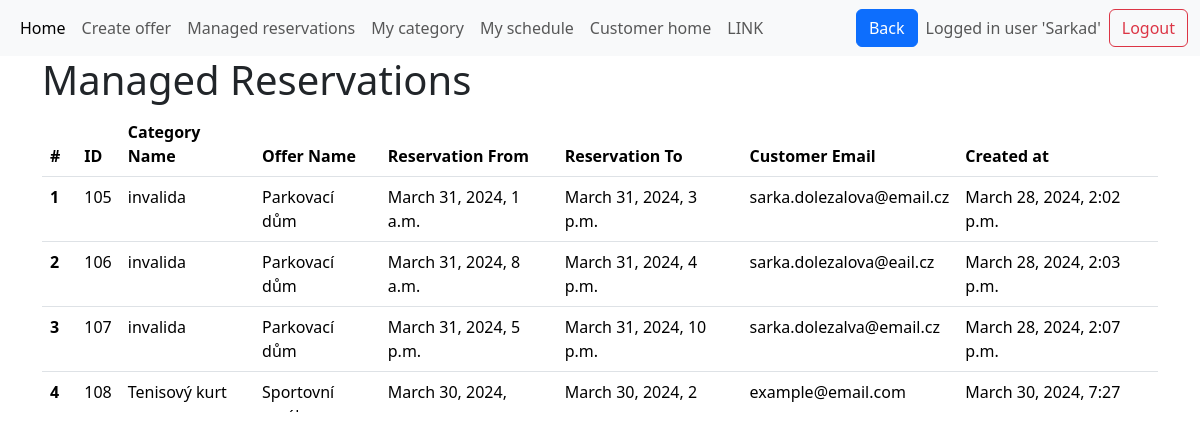
/managed_reservations (signed in), run on the app's committed database.
### base/models.py (models this page shows, shortened)
class Reservation(models.Model):
    reservation_from = models.DateTimeField(help_text="Start time/date of the reservation")
    reservation_to = models.DateTimeField(null=True, blank=True, help_text="End time/date of the reservation")
    submission_time = models.DateTimeField(default=timezone.now, help_text="When the reservation was submitted")
    confirmed_by_manager = models.CharField(
        max_length=1,
        choices=[("A", "Confirmed"), ("N", "Not Confirmed")],
        null=True,
        blank=True,
        help_text="Whether the reservation is confirmed by a manager"
    )
    customer_email = models.EmailField()
    customer_name = models.CharField(max_length=100)
    verification_token = models.CharField(max_length=64)  # Assuming you're using a hex token
    belongs_to_category = models.ForeignKey(Category, on_delete=models.CASCADE, related_name='reservations', help_text="The category of the unit being reserved")
    status = models.CharField(
        max_length=20,
        choices=[
            ("pending", "Pending"),
            ("confirmed", "Confirmed"),
            ("cancelled", "Cancelled"),
            ("completed", "Completed"),
        ],
        default="pending",
        help_text="The current status of the reservation"
    )
    class Meta:
        ordering = ['-submission_time'] # Reservations ordered in ascending order (earliest first)

class Category(models.Model):
    category_name = models.CharField(max_length=50)
    category_description = models.CharField(max_length=1000, null=True, blank=True)
    category_capacity = models.IntegerField(default=1,help_text="How many reservations at one time are possible? e.g.seminar = 20 or parkplace = 1")
    max_simultneous_reservations = models.IntegerField(default=1)
    additional_time = models.DurationField(null=True, blank=True)
    count_of_units = models.IntegerField(default=1,help_text="How many units are there in this category? e.g. 5 parkplaces for disabled people")
    created_at = models.DateTimeField(default=timezone.now)
    unit_names = models.JSONField(default=list) # list of unit names
    opening_time = models.TimeField(default=datetime.time(0, 0))
    closing_time = models.TimeField(default=datetime.time(23, 59,59)) #TODO 24:00 and default values 9:23-9:23
    belongs_to_offer = models.ForeignKey(Offer, on_delete=models.CASCADE)
    category_pricing = models.ForeignKey(Pricing, on_delete=models.CASCADE, null=True)

class Offer(models.Model):
    offer_name = models.CharField(max_length=50)
    available_from = models.DateField(null=True, blank=True)
    available_to = models.DateField(null=True, blank=True)
    created_at = models.DateTimeField(default=timezone.now)
    manager_of_this_offer = models.ForeignKey(
        User, on_delete=models.CASCADE, null=True, blank=True
    )
    class Meta:
        unique_together = (
            "offer_name",
            "manager_of_this_offer",
        )  # there cannot be two same named offers managed by the same user

### base/views.py (the view)
# urls.py: path('managed_reservations',views.managed_reservations, name='managed_reservations' ),
@login_required
def managed_reservations(request):
    categories = Category.objects.filter(
        belongs_to_offer__manager_of_this_offer=request.user
    )
    reservations = (
        Reservation.objects.filter(belongs_to_category__in=categories)
        .select_related("belongs_to_category", "belongs_to_category__belongs_to_offer")
        .order_by(
            "belongs_to_category__belongs_to_offer__offer_name", "reservation_from"
        )
    )
    return render(
        request,
        "managed_reservations.html",
        {
            "reservations": reservations,
        },
    )

### templates/managed_reservations.html (shortened to what this page needs)
{% extends 'main.html' %}
{% load crispy_forms_tags %}
{% load static %}
{% block content %}
<div class="container-md">
    <h1>Managed Reservations</h1>
    {% if reservations %}
    <div class="table-responsive" style="max-height: 300px; overflow-y: auto;">
        <table class="table table-hover">
            <thead>
                <tr>
                    <th scope="col">#</th>
                    <th scope="col">ID</th>
                    <th scope="col">Category Name</th>
                    <th scope="col">Offer Name</th>
                    <th scope="col">Reservation From</th>
                    <th scope="col">Reservation To</th>
                    <th scope="col">Customer Email</th>
                    <th scope="col">Created at</th>
                </tr>
            </thead>
            <tbody>
                {% for reservation in reservations %}
                <tr data-token="{{ reservation.verification_token }}" class="clickable-row">
                    <th scope="row">{{ forloop.counter }}</th>
                    <td>{{ reservation.id }}</td>
                    <td>{{ reservation.belongs_to_category.category_name }}</td>
                    <td>{{ reservation.belongs_to_category.belongs_to_offer.offer_name }}</td>
                    <td>{{ reservation.reservation_from }}</td>
                    <td>{{ reservation.reservation_to }}</td>
                    <td>{{ reservation.customer_email }}</td>
                    <td>{{ reservation.submission_time}}</td>
                </tr>
                {% endfor %}
            </tbody>
        </table>
        {% else %}
        <p>No reservations found.</p>
    </div>
    {% endif %}
</div>
<link rel="stylesheet" href="{% static 'base/css/style.css' %}" type="text/css">
{% endblock %}

### templates/navbar.html (shortened to what this page needs)
<nav class="navbar navbar-expand-lg bg-body-tertiary">
  <div class="container-fluid">
    <div class="collapse navbar-collapse" id="navbarSupportedContent">
      <ul class="navbar-nav me-auto mb-2 mb-lg-0">
        <li class="nav-item">
          <a class="nav-link active" aria-current="page" href="/manager_home">Home</a>
        </li>
        <li class="nav-item">
          <a class="nav-link" href="/create_offer">Create offer</a>
        </li>
        <li class="nav-item">
          <a class="nav-link" href="/managed_reservations">Managed reservations</a>
        </li>
        <li class="nav-item">
          <a class="nav-link" href="/my_schedule">My category</a>
        </li>
        <li class="nav-item">
          <a class="nav-link" href="/my_schedule">My schedule</a>
        </li>
        {% if request.user.is_authenticated %}
        <li class="nav-item">
          <a class="nav-link" href="{% url 'customer_home' manager_id=request.user.id %}">Customer home</a>
        </li>
        <li class="nav-item">
          <a class="nav-link" href="{% url 'manager_link' manager_id=request.user.id %}">LINK</a>
        </li>
        {% endif %}
      </ul>
      <button type="submit" class="btn btn-primary me-2" onclick="goBack()">Back</button>
       <div class="d-flex align-items-center">
        {% if request.user.is_authenticated %}
        <span class="navbar-text me-2"> Logged in user '{{ request.user.username | title }}'</span>
        <a class="btn btn-outline-danger" href="{% url 'logout' %}">Logout</a>
        {% else %}
        <a class="btn btn-outline-primary" href="{% url 'login' %}">Login</a>
        {% endif %}
      </div>
    </div>
    </div>
</nav>

### data on the page
Reservation: id "105", belongs_to_category.category_name "invalida", belongs_to_category.belongs_to_offer.offer_name "Parkovací dům", reservation_from "March 31, 2024, 1 a.m.", reservation_to "March 31, 2024, 3 p.m.", customer_email "sarka.dolezalova@email.cz", submission_time "March 28, 2024, 2:02 p.m."
Reservation: id "106", belongs_to_category.category_name "invalida", belongs_to_category.belongs_to_offer.offer_name "Parkovací dům", reservation_from "March 31, 2024, 8 a.m.", reservation_to "March 31, 2024, 4 p.m.", customer_email "sarka.dolezalova@eail.cz", submission_time "March 28, 2024, 2:03 p.m."
Reservation: id "107", belongs_to_category.category_name "invalida", belongs_to_category.belongs_to_offer.offer_name "Parkovací dům", reservation_from "March 31, 2024, 5 p.m.", reservation_to "March 31, 2024, 10 p.m.", customer_email "sarka.dolezalva@email.cz", submission_time "March 28, 2024, 2:07 p.m."
Reservation: id "108", belongs_to_category.category_name "Tenisový kurt", belongs_to_category.belongs_to_offer.offer_name "Sportovní…", reservation_from "March 30, 2024,…", reservation_to "March 30, 2024, 2…", customer_email "example@email.com", submission_time "March 30, 2024, 7:27…"

### other printed values
{{ request.user.username | title }} "Sarkad"
